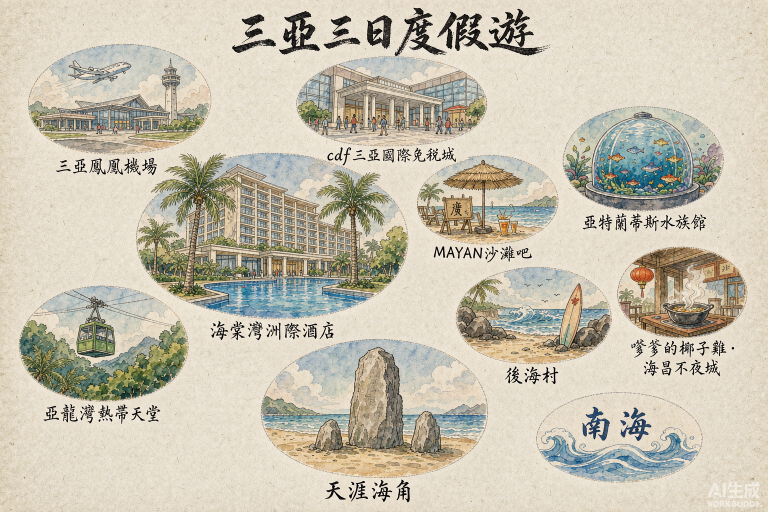
#> input picture sanya/assets/cartoon-preview/A_hand_drawn_watercolor_illust_2026-10-06T05-20-31.png, 1536 x 1024 px (shown at 1/2 size)
$ python cover_overlay.py
#> lines starting #> are read from the running program, lines starting #| are printed output that depends on the picture
# -*- coding: utf-8 -*-
import random
from PIL import Image

SRC = "A_hand_drawn_watercolor_illust_2026-10-06T05-20-31.png"
im = Image.open(SRC).convert("RGB").resize((1536, 1024), Image.LANCZOS)
#> im is the input picture: PIL image 1536x1024 RGB; mean R, G, B 199, 192.7, 175.9
arr = im.load()
W, H = 1536, 1024
rng = random.Random(7)

# Remove AI watermark (bottom-right): mirror the clean paper strip to its left.
# No blur, no distant clone - local mirrored grain keeps the paper texture identical.
X0, Y0, X1, Y1 = 1370, 938, 1532, 1024
SW = 150  # clean paper strip to the left: x 1228-1380
for y in range(Y0, Y1):
    for x in range(X0, X1):
        m = (x - X0) % (2 * SW)
        sx = (X0 - SW) + (m if m < SW else 2 * SW - m - 1)
        c = arr[sx, y]
        n = rng.randint(-3, 3)
        arr[x, y] = tuple(max(0, min(255, c[i] + n)) for i in range(3))

im.save("cover_no_wm.png")
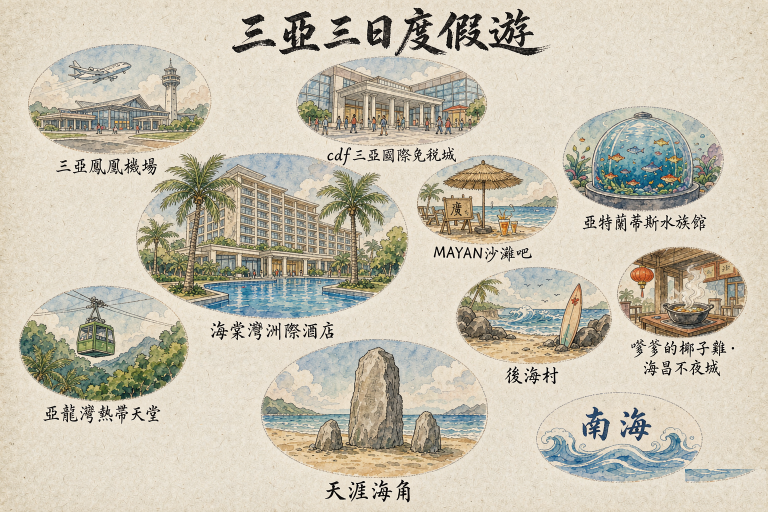
#> saved as cover_no_wm.png: PIL image 1536x1024 RGB (shown at 1/2 size); mean R, G, B 198.9, 192.6, 175.8
im.save("map_web.jpg", "JPEG", quality=88, optimize=True, progressive=True)
im.resize((1080, 720)).save("_prev_v5.png")
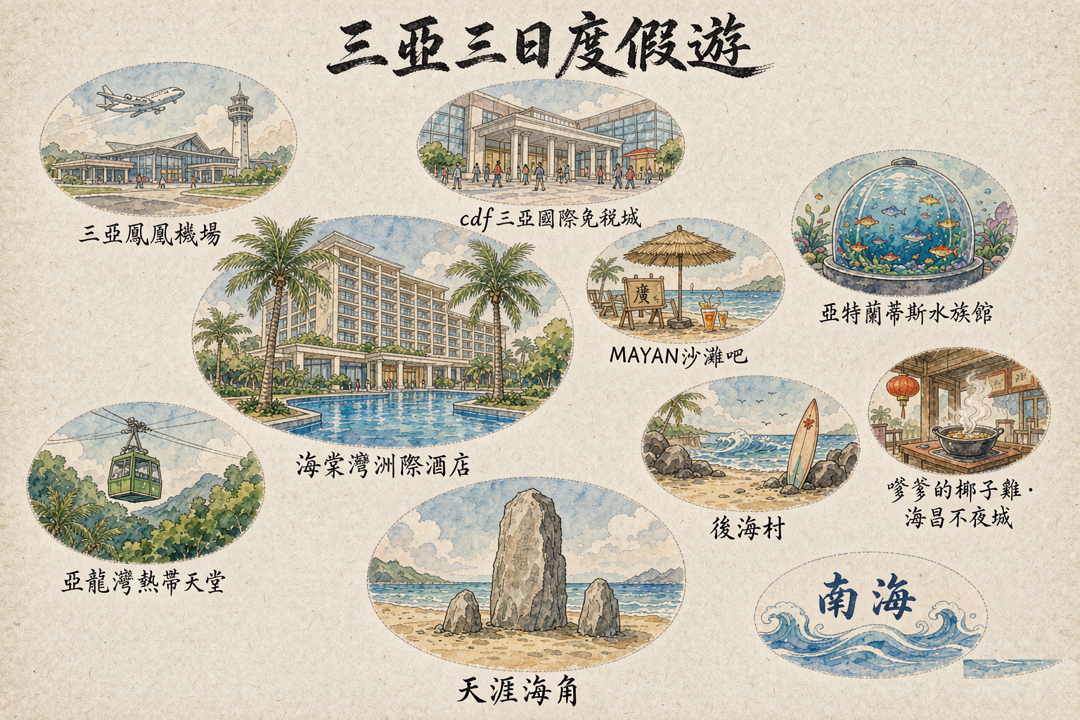
#> saved as _prev_v5.png: PIL image 1080x720 RGB; mean R, G, B 198.9, 192.6, 175.8
print("saved")

$ run again, with sanya/assets/cartoon-preview/A_hand_drawn_watercolor_illust_2026-10-06T02-33-54.png copied over sanya/assets/cartoon-preview/A_hand_drawn_watercolor_illust_2026-10-06T05-20-31.png
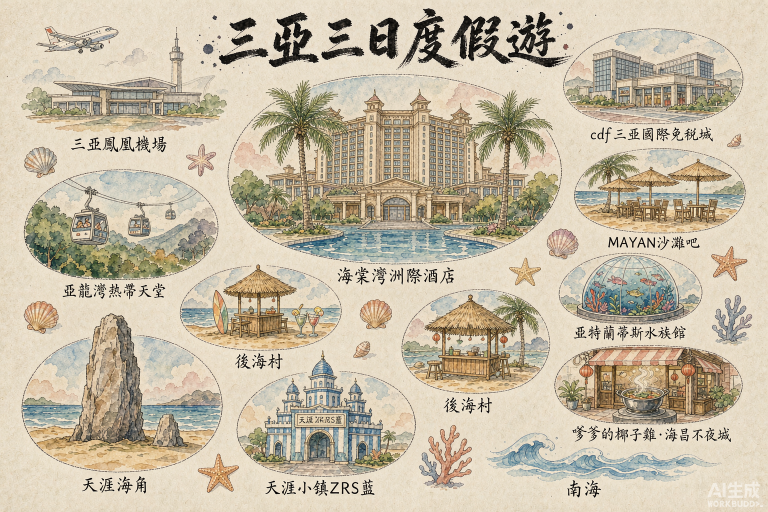
#> input picture sanya/assets/cartoon-preview/A_hand_drawn_watercolor_illust_2026-10-06T02-33-54.png, 1536 x 1024 px (shown at 1/2 size)
#> im is the input picture: PIL image 1536x1024 RGB; mean R, G, B 197.4, 186.5, 165
#> `im.resize((1080, 720)).save("_prev_v5.png")`:
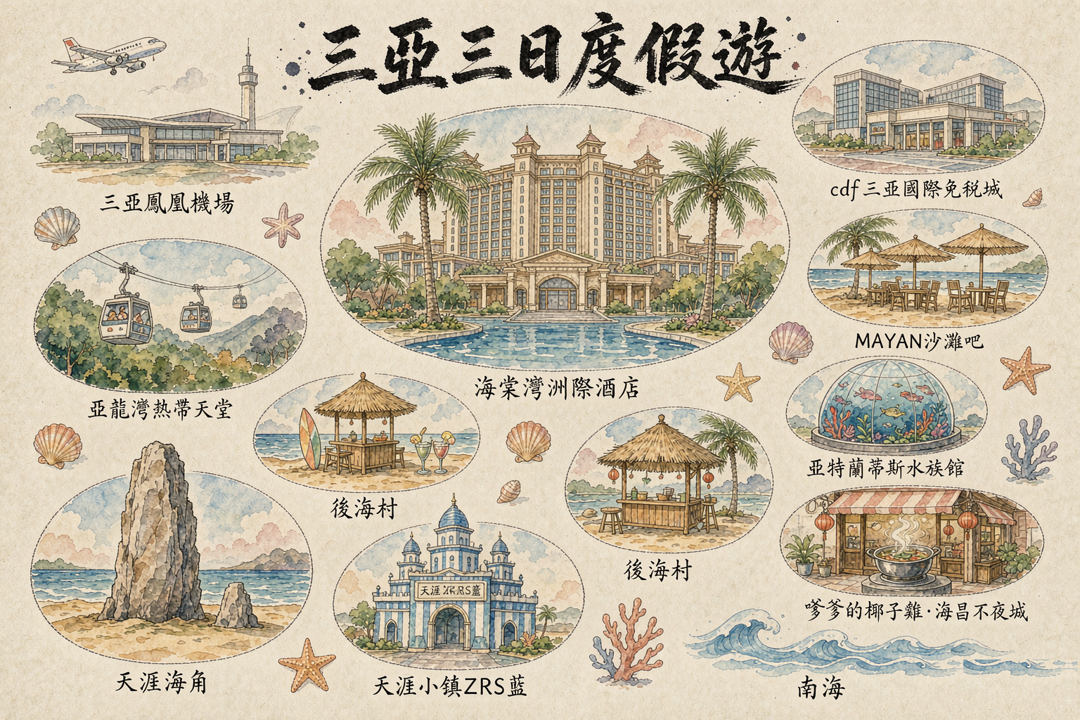
#> saved as _prev_v5.png: PIL image 1080x720 RGB; mean R, G, B 197.3, 186.4, 164.9

$ run again, with sanya/assets/cartoon-preview/A_hand_drawn_watercolor_illust_2026-10-06T06-32-22.png copied over sanya/assets/cartoon-preview/A_hand_drawn_watercolor_illust_2026-10-06T05-20-31.png
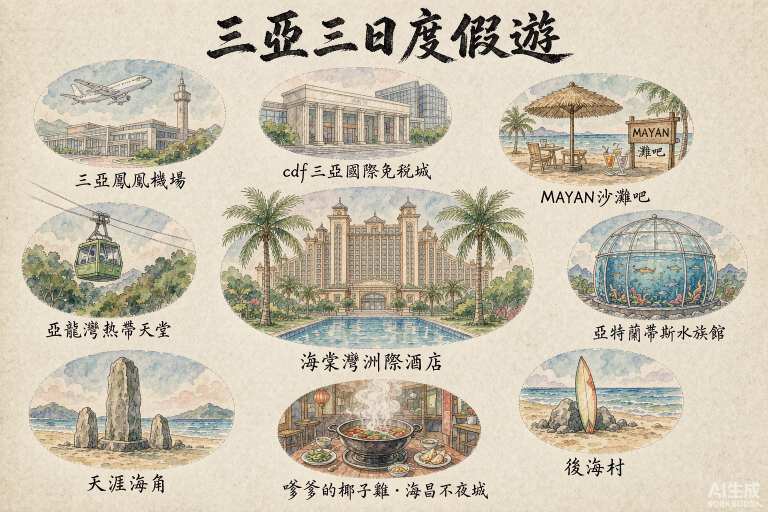
#> input picture sanya/assets/cartoon-preview/A_hand_drawn_watercolor_illust_2026-10-06T06-32-22.png, 1536 x 1024 px (shown at 1/2 size)
#> im is the input picture: PIL image 1536x1024 RGB; mean R, G, B 200.8, 192.4, 174.2
#> `im.resize((1080, 720)).save("_prev_v5.png")`:
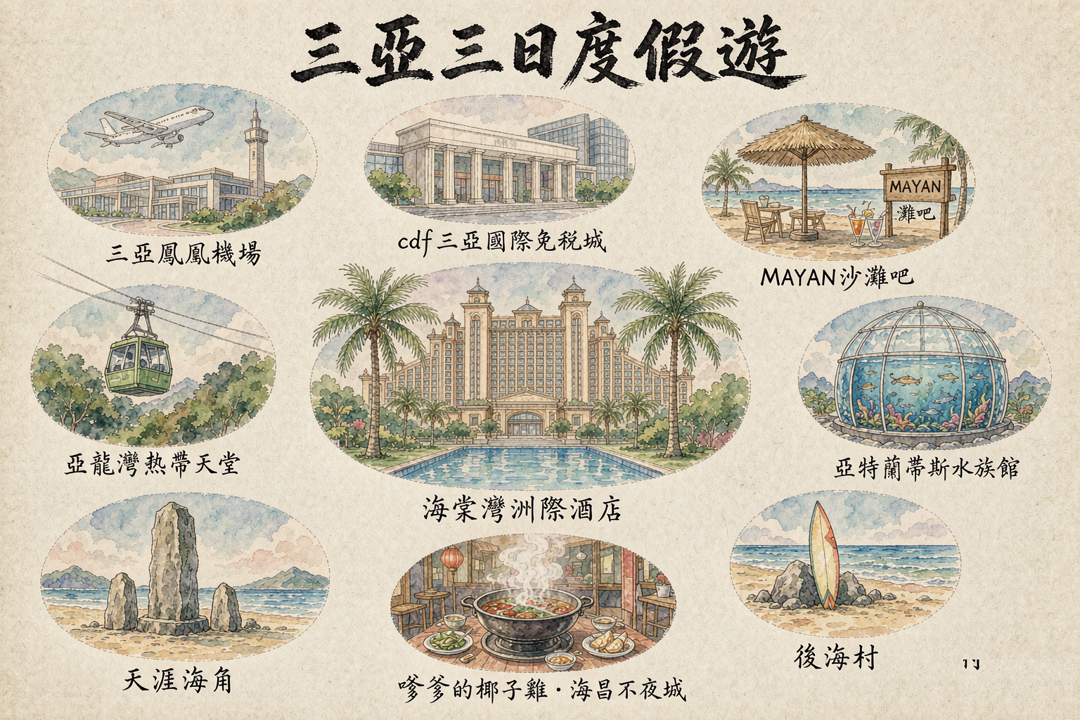
#> saved as _prev_v5.png: PIL image 1080x720 RGB; mean R, G, B 200.8, 192.4, 174.2
